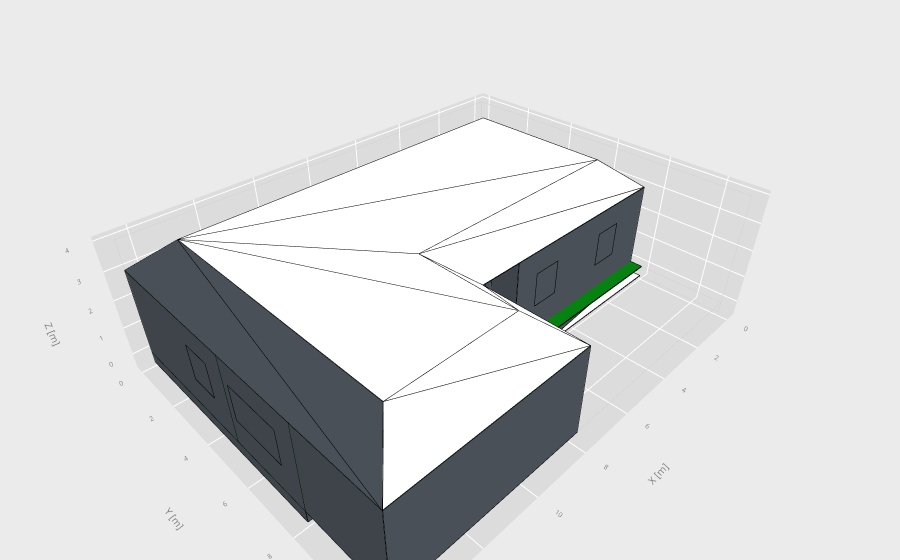

Notebook cell for this chart:
### Code cell
import datetime as dt

date = dt.datetime(2001,3,21,19,0,0)
#pro.show_3D(jupyter=True)
pro.show_3D_shadows(date,jupyter=True)
#pro.show_3D_shadows_animation(date,jupyter=True)
